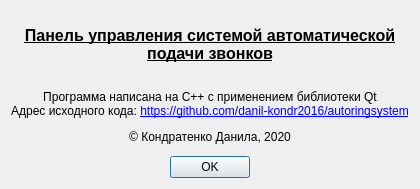
<?xml version="1.0" encoding="UTF-8"?>
<ui version="4.0">
 <class>AboutDialog</class>
 <widget class="QDialog" name="AboutDialog">
  <property name="geometry">
   <rect>
    <x>0</x>
    <y>0</y>
    <width>400</width>
    <height>189</height>
   </rect>
  </property>
  <property name="windowTitle">
   <string>О программе</string>
  </property>
  <property name="windowIcon">
   <iconset resource="res.qrc">
    <normaloff>:/images/autoring.ico</normaloff>:/images/autoring.ico</iconset>
  </property>
  <layout class="QVBoxLayout" name="verticalLayout">
   <item>
    <widget class="QLabel" name="label">
     <property name="font">
      <font>
       <pointsize>12</pointsize>
       <weight>75</weight>
       <italic>false</italic>
       <bold>true</bold>
       <underline>true</underline>
      </font>
     </property>
     <property name="text">
      <string>Панель управления системой автоматической подачи звонков</string>
     </property>
     <property name="alignment">
      <set>Qt::AlignCenter</set>
     </property>
     <property name="wordWrap">
      <bool>true</bool>
     </property>
    </widget>
   </item>
   <item>
    <widget class="QLabel" name="label_2">
     <property name="text">
      <string>&lt;html&gt;&lt;head/&gt;&lt;body&gt;&lt;p align=&quot;center&quot;&gt;Программа написана на C++ с применением библиотеки Qt&lt;br/&gt;Адрес исходного кода: &lt;a href=&quot;https://github.com/danil-kondr2016/autoringsystem&quot;&gt;&lt;span style=&quot; text-decoration: underline; color:#0000ff;&quot;&gt;https://github.com/danil-kondr2016/autoringsystem&lt;/span&gt;&lt;/a&gt;&lt;/p&gt;&lt;p align=&quot;center&quot;&gt;© Кондратенко Данила, 2020&lt;/p&gt;&lt;/body&gt;&lt;/html&gt;</string>
     </property>
     <property name="textFormat">
      <enum>Qt::RichText</enum>
     </property>
     <property name="alignment">
      <set>Qt::AlignCenter</set>
     </property>
    </widget>
   </item>
   <item>
    <widget class="QDialogButtonBox" name="buttonBox">
     <property name="standardButtons">
      <set>QDialogButtonBox::Ok</set>
     </property>
     <property name="centerButtons">
      <bool>true</bool>
     </property>
    </widget>
   </item>
  </layout>
 </widget>
 <resources>
  <include location="res.qrc"/>
 </resources>
 <connections>
  <connection>
   <sender>buttonBox</sender>
   <signal>clicked(QAbstractButton*)</signal>
   <receiver>AboutDialog</receiver>
   <slot>close()</slot>
   <hints>
    <hint type="sourcelabel">
     <x>200</x>
     <y>162</y>
    </hint>
    <hint type="destinationlabel">
     <x>199</x>
     <y>94</y>
    </hint>
   </hints>
  </connection>
 </connections>
</ui>
